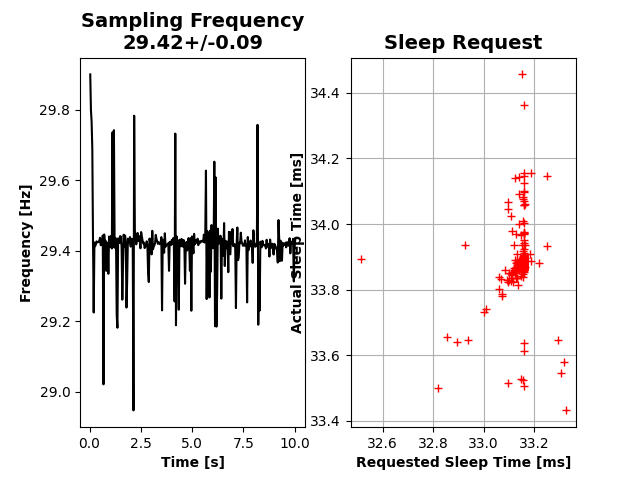

This figure's Python source:
import matplotlib.pyplot as plt
from filter import TimeSync
import statistics
import random
import time

# Logging variables
freqList = []
timeList = []
reqSleepList = []
actSleepList = []

# Class
sync = TimeSync(1.0/30.0)
sync.startTimer()

# Timers start
startTime = time.time()
loopTimer = time.time()
sync.startTimer()

# Loop for some time
while (time.time() < startTime+10):
    start = time.time()
    sleepy = sync.stabilize()
    end = time.time()

    reqSleepList.append(sleepy * 1000.0)
    actSleepList.append((end - start) * 1000.0)
   
    # Frequency rate
    temp = time.time()
    freqLocal = (1.0 / (temp - loopTimer))
    timeList.append(time.time()-startTime)
    freqList.append(freqLocal)
    loopTimer = temp

    # Some delay
    # time.sleep(random.random()/40)

# Create a figure
fig = plt.figure()



# Create subplot: Frequency
plt.subplot(1, 2, 1)
ax1 = plt.gca()

# Plot data
ax1.plot(timeList, freqList, '-k')

# Format figure
title = 'Sampling Frequency\n' + str(round(statistics.mean(freqList),2)) + '+/-' + str(round(statistics.stdev(freqList), 2))
ax1.set_title(title, fontsize=14, fontweight='bold')
ax1.set_xlabel('Time [s]', fontweight='bold')
ax1.set_ylabel('Frequency [Hz]', fontweight='bold')



# Create subplot: Sleep request
plt.subplot(1, 2, 2)
ax0 = plt.gca()

# Plot data
ax0.plot(reqSleepList, actSleepList, 'r+')

# Figure formatting
ax0.set_title('Sleep Request', fontsize=14, fontweight='bold')
ax0.set_xlabel('Requested Sleep Time [ms]', fontweight='bold')
ax0.set_ylabel('Actual Sleep Time [ms]', fontweight='bold')

# Show and save
plt.grid()
# plt.show()
fig.savefig('test.png', dpi=fig.dpi)
